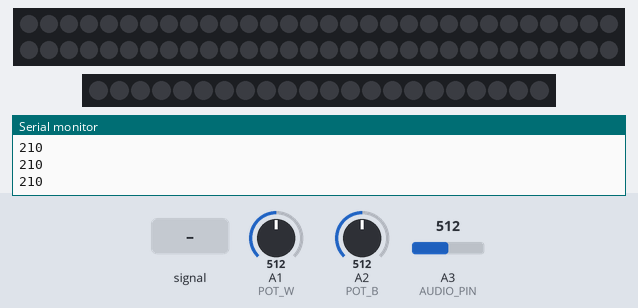
Simulated run of this sketch. Board: Arduino Uno, built with avr-gcc and run on an emulated ATmega328P. Parts: 60 RGB LEDs in strip order, left to right, continuing on the next row, 22 RGB LEDs in strip order, left to right, the last lines printed to the serial monitor. The inputs (shaded band) are chosen by the test bench; at power-on: A1 (POT_W) = 512, A3 (AUDIO_PIN) = 512, A2 (POT_B) = 512. Dim RGB values are drawn brighter than linear.

Above: at 1.2 s.
1.3 s: A3 (AUDIO_PIN) fed a 2 Hz sine of ±306 counts around its level
At 1.99 s:
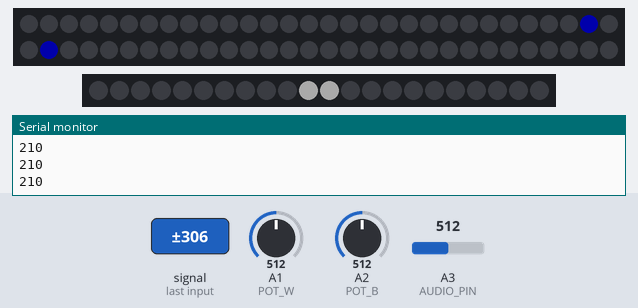
3.8 s: A1 (POT_W) set to 1023
At 4.55 s:
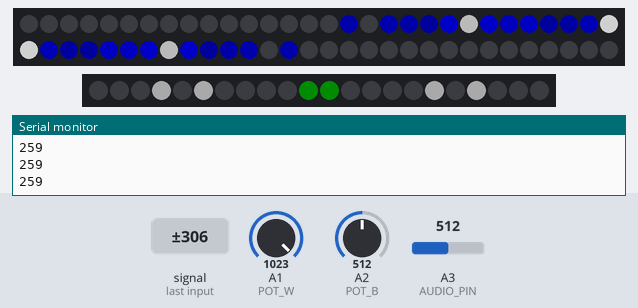
6.5 s: A3 (AUDIO_PIN) fed a 200 Hz sine of ±460 counts around its level
At 6.9 s:
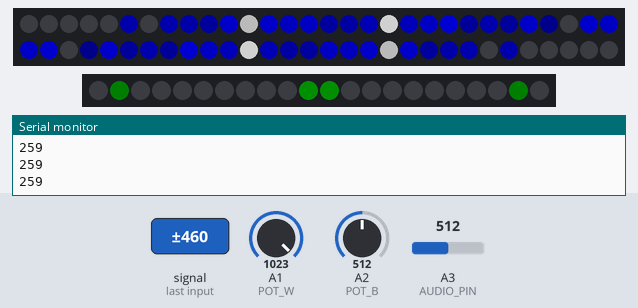
9.5 s: A3 (AUDIO_PIN) set to 75
At 12.02 s:
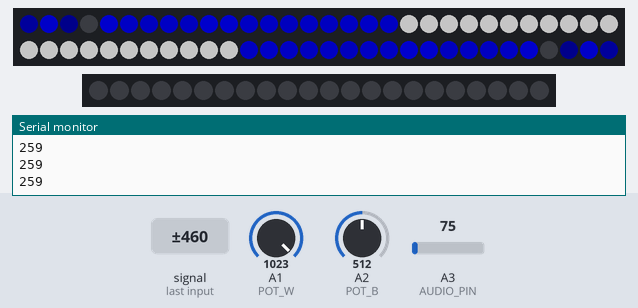
12.5 s: A3 (AUDIO_PIN) set to 95
At 12.88 s:
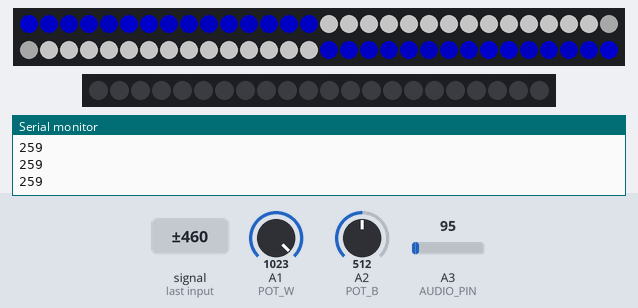
14.9 s: A3 (AUDIO_PIN) fed a 200 Hz sine of ±81 counts around its level
At 15.22 s:
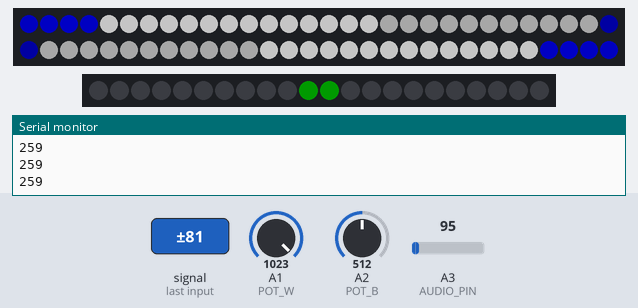

Measured:
- after the input at 1.3 s, the LEDs: first change after 0.37 s (image 1 shows a later state)
- after the input at 3.8 s, the LEDs: first differ from a run without the input after 0.65 s (image 2)
- after the input at 9.5 s, the LEDs: first differ from a run without the input after 0.29 s (image 4 shows a later state)
- after the input at 14.9 s, the LEDs: first differ from a run without the input after 0.22 s (image 6)

The sketch:

NeoBeatMono2.ino
```cpp
// (licence header left out)
#include <fix_fft.h>
#include <SPI.h>
#include <Adafruit_NeoPixel.h>

// NeoPixels
#define PIN_L 10
#define PIN_H 9
#define NUM_OF_PIXELS_L 60    // 30
#define HALF_L 30             // 15
#define NUM_OF_PIXELS_H 22    // 60
#define HALF_H 11             // 30

// Audio
#define AUDIO_PIN 3
#define NUM_OF_CHANNELS 14   // 14

// Pot
#define POT_B 2
#define POT_W 1
#define POT_R 0

// Parameter 1 = number of pixels in strip
// Parameter 2 = pin number (most are valid)
// Parameter 3 = pixel type flags, add together as needed:
//   NEO_KHZ800  800 KHz bitstream (most NeoPixel products w/WS2812 LEDs)
//   NEO_KHZ400  400 KHz (classic 'v1' (not v2) FLORA pixels, WS2811 drivers)
//   NEO_GRB     Pixels are wired for GRB bitstream (most NeoPixel products)
//   NEO_RGB     Pixels are wired for RGB bitstream (v1 FLORA pixels, not v2)
Adafruit_NeoPixel stripL = Adafruit_NeoPixel(NUM_OF_PIXELS_L, PIN_L, NEO_GRB + NEO_KHZ800);
Adafruit_NeoPixel stripH = Adafruit_NeoPixel(NUM_OF_PIXELS_H, PIN_H, NEO_GRB + NEO_KHZ800);

// Set up arrays for cycling through all the pixels.
uint32_t LEFT_ARRAY_L[HALF_L], RIGHT_ARRAY_L[HALF_L];
uint32_t LEFT_ARRAY_H[HALF_H], RIGHT_ARRAY_H[HALF_H];

// variables for the Fast Fourier Transform (FFT)
char im[128], data[128];

// manipulation variables to translate FFT for display
// we are going to create 14 channels of audio
char data_avgs[14];
// Display channel to display, 0 == Bass, 13 == Treble
static const int mCh0 = 0, mCh1 = 1, mCh2 = 2, mCh3 = 3, mCh4 = 4, mCh5 = 5, mCh6 = 6, mCh7 = 7;
static const int mCh8 = 8, mCh9 = 9, mCh10 = 10, mCh11 = 11, mCh12 = 12, mCh13 = 13;
int i, val;

void setup() {
  stripL.begin();
  stripL.show(); // Initialize all pixels to 'off'

  stripH.begin();
  stripH.show();

  // debug
  Serial.begin(9600);
}

void loop() {
  // read in 128 samples from the AUDIOPIN
  for (i = 0; i < 128; i++){
    val = analogRead(AUDIO_PIN);
    data[i] = val;
    im[i] = 0;
  }
  // run the FFT on the samples to transform from P(t) vs. time > P(v) vs. freq.
  fix_fft(data,im,7,0);

  // this gets the absolute value of the values in the array, so we're only dealing with positive numbers
  // Since we only use Channel 0 and average 4 values from the data area we only need to process that many
  for (i = 0; i < 4; i++) {  // 64 (max 124 channels depending on how many we want to use)
    data[i] = sqrt(data[i] * data[i] + im[i] * im[i]);
  }

  // average bars together
  for (i = 0; i < NUM_OF_CHANNELS; i++) {
    // average together
    data_avgs[i] = data[i*4] + data[i*4 + 1] + data[i*4 + 2] + data[i*4 + 3];
    // remap values for display range: input 0-30 & output 0-5 ... originally 0-9
    data_avgs[i] = map(data_avgs[i], 0, 30, 0, 80);  //80
  }

  // read the bass and SHOW IT!
  showLow(BlueWheel(data_avgs[mCh0]));
  showHigh(GreenWheel(data_avgs[mCh6]));

  //sample delay  e.g. 40
  delay(40);
}

/* Helper functions */

void showLow(uint32_t value) {
  //Shift the current values.
  for (int i = 0; i < HALF_L - 1; i++) {
    LEFT_ARRAY_L[i] = LEFT_ARRAY_L[i+1];
    RIGHT_ARRAY_L[i] = RIGHT_ARRAY_L[i+1];
  }

  //Fill in the new value at the end of each array
  LEFT_ARRAY_L[HALF_L-1] = value;
  RIGHT_ARRAY_L[HALF_L-1] = value;

  // Go through each Pixel on the strip and set its color
  for (int i=0; i < HALF_L; i++) {
    //set pixel color
    stripL.setPixelColor(i, LEFT_ARRAY_L[i]);
    stripL.setPixelColor(NUM_OF_PIXELS_L-i-1, RIGHT_ARRAY_L[i]);
  }

  //Display the new values
  stripL.show();
}

void showHigh(uint32_t value) {
  //Shift the current values.
  for (int i = 0; i < HALF_H - 1; i++) {
    LEFT_ARRAY_H[i] = LEFT_ARRAY_H[i+1];
    RIGHT_ARRAY_H[i] = RIGHT_ARRAY_H[i+1];
  }

  //Fill in the new value at the end of each array
  LEFT_ARRAY_H[HALF_H-1] = value;
  RIGHT_ARRAY_H[HALF_H-1] = value;

  // Go through each Pixel on the strip and set its color
  for (int i=0; i < HALF_H; i++) {
    //set pixel color
    stripH.setPixelColor(i, LEFT_ARRAY_H[i]);
    stripH.setPixelColor(NUM_OF_PIXELS_H-i-1, RIGHT_ARRAY_H[i]);
  }

  //Display the new values
  stripH.show();
}

// Create a 24 bit color value from R,G,B
uint32_t Color(byte r, byte g, byte b) {
  uint32_t c;
  c = r;
  c <<= 8;
  c |= g;
  c <<= 8;
  c |= b;
  return c;
}

//Input a value 0 to 255 to get a color value.
//The colours are a transition r - g -b - back to r
uint32_t Wheel(byte WheelPos) {
  if (WheelPos < 85) {
    return Color(WheelPos * 3, 255 - WheelPos * 3, 0);
  } else if (WheelPos < 170) {
    WheelPos -= 85;
    return Color(255 - WheelPos * 3, 0, WheelPos * 3);
  } else {
    WheelPos -= 170;
    return Color(0, WheelPos * 3, 255 - WheelPos * 3);
  }
}

uint32_t RedWheel(byte WheelPos) {
  int readR = map(analogRead(POT_R), 0, 1024, 160, 260); // 170
  //Serial.println(readR);

  if (WheelPos < 15) {
    return Color(0,0,0);
  } else if (WheelPos < readR) {
    WheelPos -= readR;
    return Color(255 - WheelPos, 0, 0);
  } else {
    WheelPos -= 40;
    return Color(255 - WheelPos, 255 - WheelPos, 255 - WheelPos);
  }
}

uint32_t GreenWheel(byte WheelPos) {
  int readG = map(analogRead(POT_W), 0, 1024, 160, 260);
  Serial.println(readG);

  if (WheelPos < 15) {
    return Color(0,0,0);
  } else if (WheelPos < readG) {
    WheelPos -= readG;
    return Color(0, 255 - WheelPos, 0);
  } else {
    WheelPos -= 40;
    return Color(255 - WheelPos, 255 - WheelPos, 255 - WheelPos);
  }
}

uint32_t BlueWheel(byte WheelPos) {
  int readB = map(analogRead(POT_B), 0, 1024, 100, 200);

  if (WheelPos < 15) {
    return Color(0,0,0);
  } else if (WheelPos < readB) {
    WheelPos -= readB;
    return Color(0, 0, 255 - WheelPos);
  } else {
    WheelPos -= 40;
    return Color(255 - WheelPos, 255 - WheelPos, 255 - WheelPos);
  }
}
```
